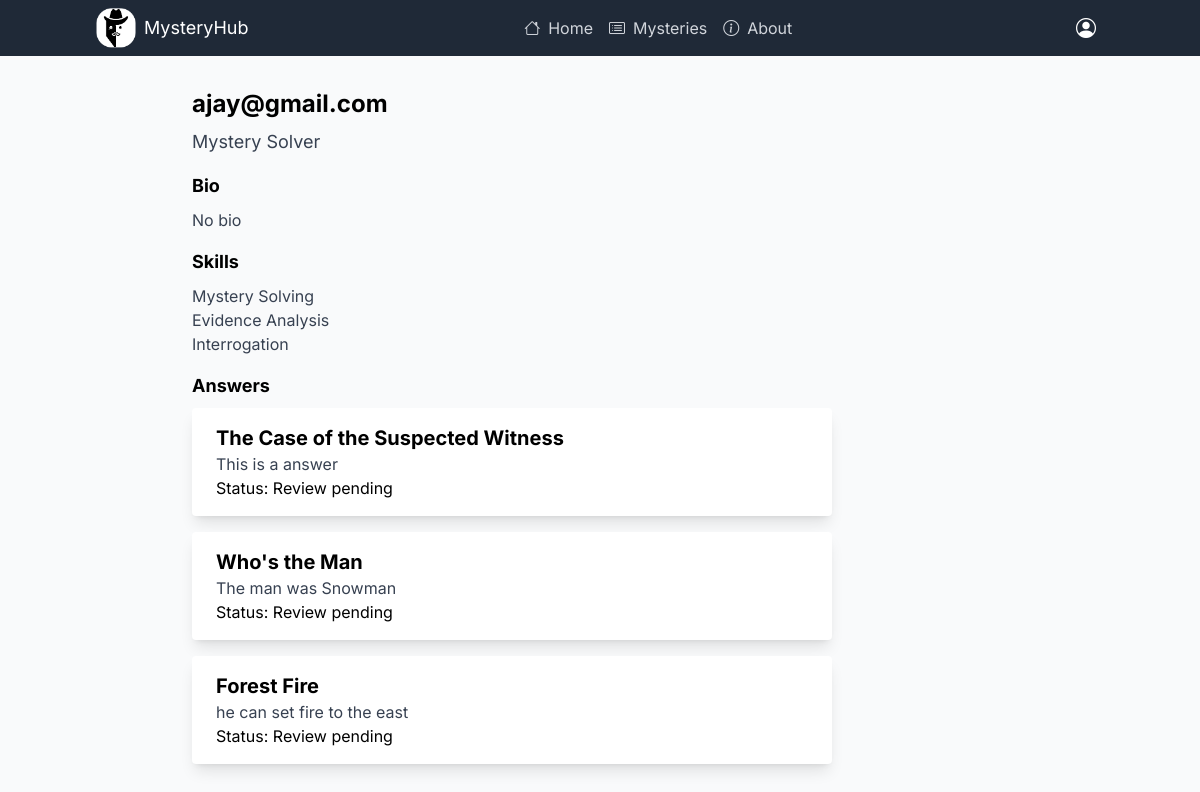
Before: /profile/3/ with the older database file.
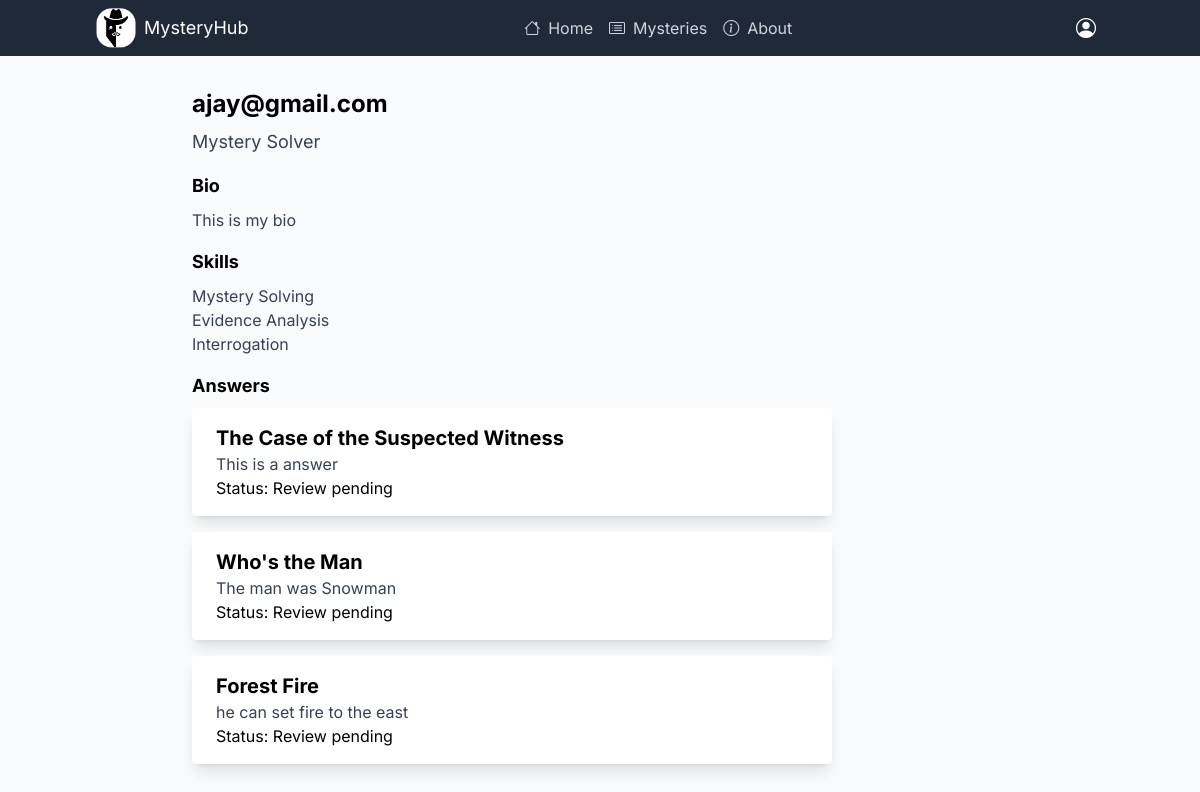
After: the same page with the newer database file.
### mysteries/models.py (models this page shows)
class User(AbstractUser):
    bio = models.TextField(blank=True)
    skills = models.ManyToManyField('Skill', blank=True)
    recent_mysteries = models.ManyToManyField('Mystery', blank=True)

### mysteries/views.py (the view)
# urls.py: path('profile/<int:user_id>/', views.view_profile, name='view_profile'),
def view_profile(request, user_id):
    user_profile = User.objects.get(id=user_id)
    answers = Answer.objects.filter(answered_by=user_profile)
    return render(request, 'profile.html', {'user_profile': user_profile, "answers": answers})

### mysteries/templates/profile.html
{% extends 'layout.html' %}
{% block body %}
<div class="container">
    <div class="max-w-2xl mx-auto px-4 py-8">
        <div class="flex items-center mb-4">
            <div>
                <h2 class="font-bold text-2xl mb-2">{{user_profile.username}}</h2>
                <p class="text-gray-700 text-lg">Mystery Solver</p>
            </div>
        </div>
        <div class="mb-4">
            {% if user_profile == user %}
            <form method="post" class="flex flex-col mt-4 justify-center gap-4" id="bio-form">
                {% csrf_token %}
                <div class="flex flex-col gap-2  justify-start">
                    <label for="bio" class="text-lg font-bold">Bio: </label>
                    <textarea type="text" class="rounded" name="bio" id="bio" placeholder="Tell about yourself"
                        required>{{user_profile.bio}}</textarea>
                </div>
                <div>
                    <input type="submit" value="Submit" class="btn btn-primary">
                </div>
            </form>
            {% else %}
            <h3 class="font-bold text-lg mb-2">Bio</h3>
            <p class="text-gray-700 text-base">{{ user_profile.bio|default:"No bio" }}</p>
            {% endif %}
        </div>
        <div class="mb-4">
            <h3 class="font-bold text-lg mb-2">Skills</h3>
            <ul class="text-gray-700 text-base">
                <li>Mystery Solving</li>
                <li>Evidence Analysis</li>
                <li>Interrogation</li>
            </ul>
        </div>
        <div class="mb-4">
            <h3 class="font-bold text-lg mb-2">Answers</h3>
            {% for answer in answers %}
            <div class="w-full rounded overflow-hidden shadow-lg bg-white mb-4">
                <div class="px-6 py-4">
                    <a href="{% url 'view_mystery' answer.mystery.id %}"
                        class="font-bold text-xl mb-2">{{answer.mystery.title}}</a>
                    <p class="text-gray-700 text-base">
                        {{answer.answer}}
                    </p>
                    <div>
                        Status:
                        {% if not answer.reviewed %}
                        Review pending
                        {% elif answer.correct %}
                        Correct
                        {% else %}
                        Wrong
                        {% endif %}
                    </div>
                </div>
            </div>
            {% empty %}
            No Answers yet
            {% endfor %}
        </div>
    </div>
</div>
{% endblock %}

Changed rows visible on the page:
changed User "ajay@gmail.com": bio "No bio" → "This is my bio"
